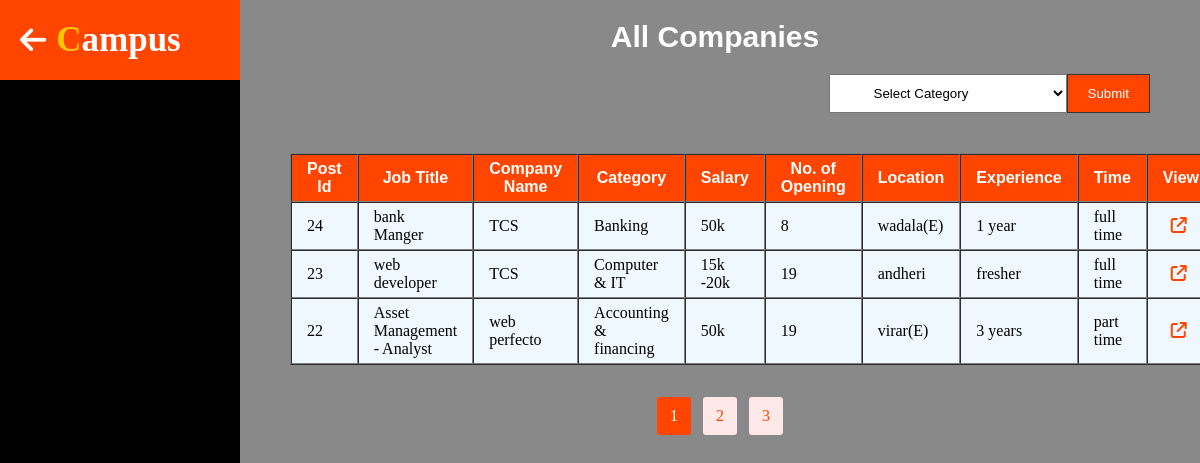
The app's page /Dashboard/all_company.php with its own data.
### tables this page shows
CREATE TABLE `vacancy` (
  `Post_id` int(50) NOT NULL,
  `Post_title` varchar(50) NOT NULL,
  `company_name` int(50) NOT NULL,
  `job_description` varchar(5000) NOT NULL,
  `monthly_salary` varchar(50) NOT NULL,
  `no_of_opening` int(20) NOT NULL,
  `job_location` varchar(50) NOT NULL,
  `post_image` varchar(50) NOT NULL,
  `apply_date` date NOT NULL,
  `last_date` date NOT NULL,
  `vacancy_category_name` int(20) NOT NULL,
  `applied_student` int(20) NOT NULL DEFAULT 0,
  `post_date` varchar(50) NOT NULL,
  `experience` varchar(50) NOT NULL,
  `time` varchar(50) NOT NULL
);

CREATE TABLE `company` (
  `id` int(50) NOT NULL,
  `name` varchar(50) NOT NULL,
  `email` varchar(50) NOT NULL,
  `number` int(50) NOT NULL,
  `url` varchar(50) NOT NULL,
  `address` varchar(50) NOT NULL,
  `company_username` varchar(50) NOT NULL,
  `company_password` varchar(50) NOT NULL,
  `role` varchar(50) NOT NULL,
  `logo` varchar(50) NOT NULL
);

CREATE TABLE `category` (
  `category_id` int(20) NOT NULL,
  `category_name` varchar(50) NOT NULL,
  `total_category` int(20) NOT NULL DEFAULT 0
);

### Dashboard/all_company.php (the view, shortened to what this page needs)
<!DOCTYPE html>
<html lang="en">
<head>
    <link rel="stylesheet" href="css/all_company.css">
</head>
<body>
    <div class="body_container">
    <?php
    include "header.php";
    ?>
    <h2>All Companies</h2>
    <?php
             $con=mysqli_connect("localhost","root","","campus") or die("<script>alert('connection error')</script>");
             $sql="select * from category";
             $result=mysqli_query($con , $sql);
              mysqli_num_rows($result);
             if(mysqli_num_rows($result)>0){ ?>
            <form action="<?php $_SERVER['PHP_SELF']?>" method="post" class="category_form">
            <Select name="category">
                <option selected disabled value="6"> Select Category</option>
                </select>
                <input type="submit" name="submit">
                </form>
            <?php }
           if(isset($_POST['submit'])){
            if(empty($_POST['category'])){
                $categoryall="";
            }
            else{
              $category=$_POST['category'];
              $categoryall="where category.category_id={$category}";
            }
            }
            else{
                $categoryall="";
            }
            ?>
    <?php $con=mysqli_connect("localhost","root","","campus") or die("<script>alert('connection error')</script>");
     $con=mysqli_connect("localhost","root","","campus") or die("<script>alert('connection error')</script>");
     if(isset($_GET['page'])){
 $page=$_GET['page'];
     }
     else{
         $page=1;
     }
     $limit=3;
     $offset=($page-1)*$limit;
$sql="SELECT * FROM vacancy
INNER JOIN category ON vacancy.vacancy_category_name=category.category_id
INNER JOIN company ON vacancy.company_name = company.id
{$categoryall} ORDER BY post_id DESC LIMIT {$offset},{$limit}
";
$result= mysqli_query($con , $sql)or die("query failed");
if(mysqli_num_rows($result)>0){
    ?>
    <table border="1px solid rgb(38, 38, 38)" cellspacing="0px">
        <thead>
            <tr>
                <th>Post Id</th>
                <th>Job Title</th>
                <th>Company Name</th>
                <th>Category</th>
                <th>Salary</th>
                <th>No. of Opening</th>
                <th>Location</th>
                <th>Experience</th>
                <th>Time</th>
                <th>View </th>
            </tr>
        </thead>
        <tbody>
        <?php
        while($row=mysqli_fetch_assoc($result)){
     ?>
        <tr>
            <td><?php echo $row['Post_id'] ;?></td>
                <td><?php echo $row['Post_title'] ;?></td>
                <td><?php echo $row['name'] ;?></td>
                <td><?php echo $row['category_name'] ;?></td>
                <td><?php echo $row['monthly_salary'] ;?></td>
                <td><?php echo $row['no_of_opening'] ;?></td>
                <td><?php echo $row['job_location'] ;?></td>
                <td><?php echo $row['experience'] ;?></td>
                <td><?php echo $row['time'] ;?></td>
                <td ><a href="http://localhost/campus/single_post.php?id=<?php echo $row['Post_id'];?>"><i class="fa-solid fa-arrow-up-right-from-square"></i></a></td>
            </tr>
            <?php }
        }
        else{echo "<h2 style='color:black; text-align:center ; margin-top:20px'>No data found</h2>";}
        ?>
        </tbody>
    </table>
    <?php
    $sql5="SELECT * FROM vacancy
    INNER JOIN category ON vacancy.vacancy_category_name=category.category_id
    INNER JOIN company ON vacancy.company_name = company.id
    {$categoryall}";
     $result5=mysqli_query($con , $sql5)or die("query failed");
   if(mysqli_num_rows($result5)>$limit){
       $total=mysqli_num_rows($result5);
      $total_page=ceil($total/$limit);
    echo"<table class='pagi'> <tr class='pagination'>";
    for($i=1;$i<=$total_page;$i++){
        if($i==$page){
            $active="active_page";
        }
        else{
            $active="";
        }
        echo"<td><a href='all_company.php?page=$i'class='$active'>$i</a></td>";
    }
    echo"</tr></table>";
   }
    ?>
    </div>
</body>
</html>

### Dashboard/css/all_company.css (style rules this page uses)
h2 { padding: 20px 10px 0px 0px; text-align: center; color: white !important; }
th,td { padding: 5px 15px; background-color: aliceblue; }
th { background-color: orangered; color: white; font-family: sans-serif; }
table { margin: 20px 50px; }
td a { padding: 5px 8px; border-radius: 5px; display:inline-block; }
td a i { color:orangered; }
.category_form { display:flex; justify-content: flex-end; padding: 20px 50px; }
.category_form input[type="submit"] { padding:10px 20px; background-color: orangered; color: white; border:1px solid rgb(54, 54, 54); }
.category_form select { padding: 10px 40px; }
body { background: url("../../images/20.png"); width: 100%; height: 100vh; background-size: cover; background-repeat: no-repeat; }
.body_container { width: 100% !important; height: 100%; background-color: rgba(0, 0, 0, 0.462); }

### Dashboard/css/header.css (style rules this page uses)
* { list-style: none; box-sizing: border-box; padding: 0; margin: 0; text-decoration: none !important; transition: all 0.3s ease; }
body { padding-left: 20vw; }
a { font-family: Cambria, Cochin, Georgia, Times, 'Times New Roman', serif; font-size:16px; color: rgb(57, 57, 57); text-decoration: none; }
h2 { font-size: 30px; font-family: Verdana, Geneva, Tahoma, sans-serif; font-weight: 600 ; color: orangered; }
.pagi { display: flex; justify-content: center; }
.pagination { display: block; text-align: center; border: none !important; align-self: center; }
.pagination td { background-color: transparent !important; border: none !important; padding: 0px !important; }
.pagination td a { padding: 10px 13px; color:orangered; border-radius:3px; margin:10px 5px; display: inline-block; background-color: rgb(255, 232, 232); }
.active_page { background: orangered !important; color:rgb(255, 255, 255) !important; }

### records on screen
vacancy: Post_id "24", Post_title "bank Manger", company.name "TCS", category.category_name "Banking", monthly_salary "50k", no_of_opening "8", job_location "wadala(E)", experience "1 year", time "full time"
vacancy: Post_id "23", Post_title "web developer", company.name "TCS", category.category_name "Computer & IT", monthly_salary "15k -20k", no_of_opening "19", job_location "andheri", experience "fresher", time "full time"
vacancy: Post_id "22", Post_title "Asset Management - Analyst", company.name "web perfecto", category.category_name "Accounting & financing", monthly_salary "50k", no_of_opening "19", job_location "virar(E)", experience "3 years", time "part time"
